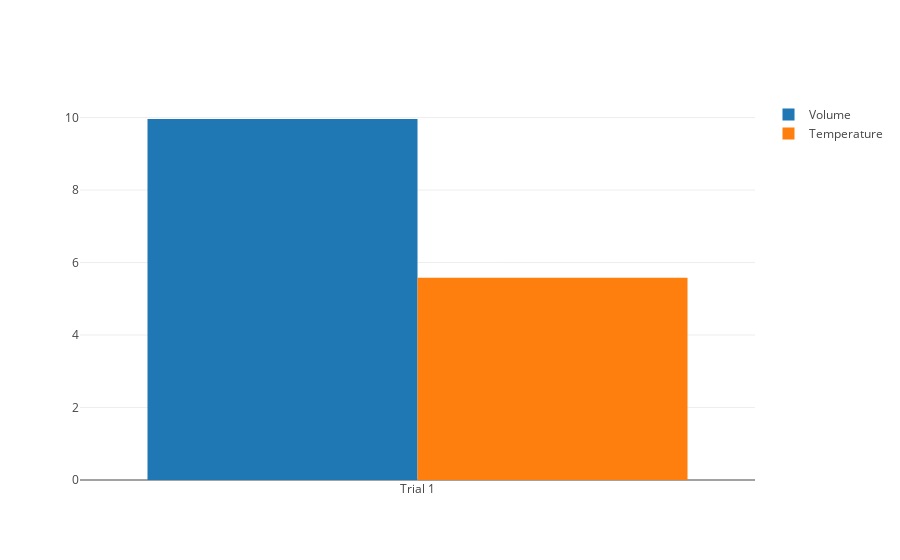

The code cell stored with this chart in its notebook:
### Code cell
#STEP 3
#graph-generating cell - run after generating each new data pair

init_notebook_mode(connected=True)

#generates volume bars
trace1 = go.Bar(
    x=trials,
    y=volumes,
    name='Volume'
)

#generates temperature bars
trace2 = go.Bar(
    x=trials,
    y=temps,
    name='Temperature'
)

#gives graph grouped-bars layout
data = [trace1, trace2]
layout = go.Layout(
    barmode='group'
)

#generates graph
fig = go.Figure(data=data, layout=layout)
py.iplot(fig, filename='grouped-bar')

### Figure 1 — Plotly figure (JSON) as saved in the notebook; plotly's stock layout.template omitted (floating-point values rounded to 4 significant figures)
{"data": [{"name": "Volume", "type": "bar", "uid": "acb57498-8472-11e8-8cef-28cfe9142f7f", "x": ["Trial 1"], "y": [9.96]}, {"name": "Temperature", "type": "bar", "uid": "acb57a60-8472-11e8-8cef-28cfe9142f7f", "x": ["Trial 1"], "y": [5.578]}], "layout": {"barmode": "group"}}
